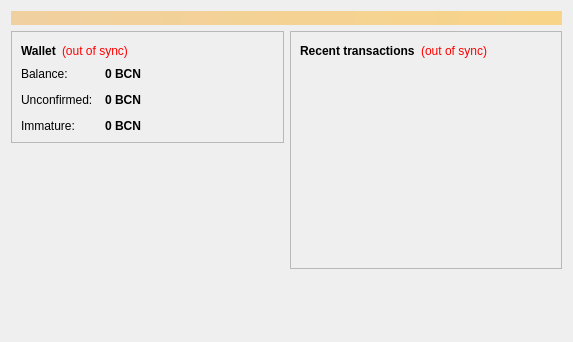
<?xml version="1.0" encoding="UTF-8"?>
<ui version="4.0">
 <class>OverviewPage</class>
 <widget class="QWidget" name="OverviewPage">
  <property name="geometry">
   <rect>
    <x>0</x>
    <y>0</y>
    <width>573</width>
    <height>342</height>
   </rect>
  </property>
  <property name="windowTitle">
   <string>Form</string>
  </property>
  <layout class="QVBoxLayout" name="topLayout">
   <item>
    <widget class="QLabel" name="labelAlerts">
     <property name="visible">
      <bool>false</bool>
     </property>
     <property name="styleSheet">
      <string notr="true">background-color: qlineargradient(x1: 0, y1: 0, x2: 1, y2: 0, stop:0 #F0D0A0, stop:1 #F8D488); color:#000000;</string>
     </property>
     <property name="wordWrap">
      <bool>true</bool>
     </property>
     <property name="margin">
      <number>3</number>
     </property>
    </widget>
   </item>
   <item>
    <layout class="QHBoxLayout" name="horizontalLayout" stretch="1,1">
     <item>
      <layout class="QVBoxLayout" name="verticalLayout_2">
       <item>
        <widget class="QFrame" name="frame">
         <property name="frameShape">
          <enum>QFrame::StyledPanel</enum>
         </property>
         <property name="frameShadow">
          <enum>QFrame::Raised</enum>
         </property>
         <layout class="QVBoxLayout" name="verticalLayout_4">
          <item>
           <layout class="QHBoxLayout" name="horizontalLayout_4">
            <item>
             <widget class="QLabel" name="label_5">
              <property name="font">
               <font>
                <weight>75</weight>
                <bold>true</bold>
               </font>
              </property>
              <property name="text">
               <string>Wallet</string>
              </property>
             </widget>
            </item>
            <item>
             <widget class="QLabel" name="labelWalletStatus">
              <property name="toolTip">
               <string>The displayed information may be out of date. Your wallet automatically synchronizes with the Boludoscoin network after a connection is established, but this process has not completed yet.</string>
              </property>
              <property name="styleSheet">
               <string notr="true">QLabel { color: red; }</string>
              </property>
              <property name="text">
               <string notr="true">(out of sync)</string>
              </property>
              <property name="alignment">
               <set>Qt::AlignLeading|Qt::AlignLeft|Qt::AlignVCenter</set>
              </property>
             </widget>
            </item>
            <item>
             <spacer name="horizontalSpacer_2">
              <property name="orientation">
               <enum>Qt::Horizontal</enum>
              </property>
              <property name="sizeHint" stdset="0">
               <size>
                <width>40</width>
                <height>20</height>
               </size>
              </property>
             </spacer>
            </item>
           </layout>
          </item>
          <item>
           <layout class="QFormLayout" name="formLayout_2">
            <property name="fieldGrowthPolicy">
             <enum>QFormLayout::AllNonFixedFieldsGrow</enum>
            </property>
            <property name="horizontalSpacing">
             <number>12</number>
            </property>
            <property name="verticalSpacing">
             <number>12</number>
            </property>
            <item row="0" column="0">
             <widget class="QLabel" name="label">
              <property name="text">
               <string>Balance:</string>
              </property>
             </widget>
            </item>
            <item row="0" column="1">
             <widget class="QLabel" name="labelBalance">
              <property name="font">
               <font>
                <weight>75</weight>
                <bold>true</bold>
               </font>
              </property>
              <property name="cursor">
               <cursorShape>IBeamCursor</cursorShape>
              </property>
              <property name="toolTip">
               <string>Your current balance</string>
              </property>
              <property name="text">
               <string notr="true">0 BCN</string>
              </property>
              <property name="textInteractionFlags">
               <set>Qt::LinksAccessibleByMouse|Qt::TextSelectableByKeyboard|Qt::TextSelectableByMouse</set>
              </property>
             </widget>
            </item>
            <item row="1" column="0">
             <widget class="QLabel" name="label_3">
              <property name="text">
               <string>Unconfirmed:</string>
              </property>
             </widget>
            </item>
            <item row="1" column="1">
             <widget class="QLabel" name="labelUnconfirmed">
              <property name="font">
               <font>
                <weight>75</weight>
                <bold>true</bold>
               </font>
              </property>
              <property name="cursor">
               <cursorShape>IBeamCursor</cursorShape>
              </property>
              <property name="toolTip">
               <string>Total of transactions that have yet to be confirmed, and do not yet count toward the current balance</string>
              </property>
              <property name="text">
               <string notr="true">0 BCN</string>
              </property>
              <property name="textInteractionFlags">
               <set>Qt::LinksAccessibleByMouse|Qt::TextSelectableByKeyboard|Qt::TextSelectableByMouse</set>
              </property>
             </widget>
            </item>
            <item row="2" column="0">
             <widget class="QLabel" name="labelImmatureText">
              <property name="text">
               <string>Immature:</string>
              </property>
             </widget>
            </item>
            <item row="2" column="1">
             <widget class="QLabel" name="labelImmature">
              <property name="font">
               <font>
                <weight>75</weight>
                <bold>true</bold>
               </font>
              </property>
              <property name="toolTip">
               <string>Mined balance that has not yet matured</string>
              </property>
              <property name="text">
               <string notr="true">0 BCN</string>
              </property>
              <property name="textInteractionFlags">
               <set>Qt::LinksAccessibleByMouse|Qt::TextSelectableByKeyboard|Qt::TextSelectableByMouse</set>
              </property>
             </widget>
            </item>
           </layout>
          </item>
         </layout>
        </widget>
       </item>
       <item>
        <spacer name="verticalSpacer">
         <property name="orientation">
          <enum>Qt::Vertical</enum>
         </property>
         <property name="sizeHint" stdset="0">
          <size>
           <width>20</width>
           <height>40</height>
          </size>
         </property>
        </spacer>
       </item>
      </layout>
     </item>
     <item>
      <layout class="QVBoxLayout" name="verticalLayout_3">
       <item>
        <widget class="QFrame" name="frame_2">
         <property name="frameShape">
          <enum>QFrame::StyledPanel</enum>
         </property>
         <property name="frameShadow">
          <enum>QFrame::Raised</enum>
         </property>
         <layout class="QVBoxLayout" name="verticalLayout">
          <item>
           <layout class="QHBoxLayout" name="horizontalLayout_2">
            <item>
             <widget class="QLabel" name="label_4">
              <property name="text">
               <string>&lt;b&gt;Recent transactions&lt;/b&gt;</string>
              </property>
             </widget>
            </item>
            <item>
             <widget class="QLabel" name="labelTransactionsStatus">
              <property name="toolTip">
               <string>The displayed information may be out of date. Your wallet automatically synchronizes with the Boludoscoin network after a connection is established, but this process has not completed yet.</string>
              </property>
              <property name="styleSheet">
               <string notr="true">QLabel { color: red; }</string>
              </property>
              <property name="text">
               <string notr="true">(out of sync)</string>
              </property>
              <property name="alignment">
               <set>Qt::AlignRight|Qt::AlignTrailing|Qt::AlignVCenter</set>
              </property>
             </widget>
            </item>
            <item>
             <spacer name="horizontalSpacer">
              <property name="orientation">
               <enum>Qt::Horizontal</enum>
              </property>
              <property name="sizeHint" stdset="0">
               <size>
                <width>40</width>
                <height>20</height>
               </size>
              </property>
             </spacer>
            </item>
           </layout>
          </item>
          <item>
           <widget class="QListView" name="listTransactions">
            <property name="styleSheet">
             <string notr="true">QListView { background: transparent; }</string>
            </property>
            <property name="frameShape">
             <enum>QFrame::NoFrame</enum>
            </property>
            <property name="verticalScrollBarPolicy">
             <enum>Qt::ScrollBarAlwaysOff</enum>
            </property>
            <property name="horizontalScrollBarPolicy">
             <enum>Qt::ScrollBarAlwaysOff</enum>
            </property>
            <property name="selectionMode">
             <enum>QAbstractItemView::NoSelection</enum>
            </property>
           </widget>
          </item>
         </layout>
        </widget>
       </item>
       <item>
        <spacer name="verticalSpacer_2">
         <property name="orientation">
          <enum>Qt::Vertical</enum>
         </property>
         <property name="sizeHint" stdset="0">
          <size>
           <width>20</width>
           <height>40</height>
          </size>
         </property>
        </spacer>
       </item>
      </layout>
     </item>
    </layout>
   </item>
  </layout>
 </widget>
 <resources/>
 <connections/>
</ui>
